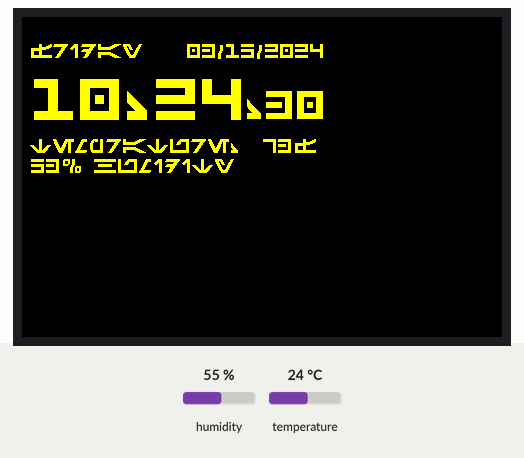
The sketch below on a simulated ESP32. Shown: 480×320 colour display. Inputs (shaded band) come from the test bench; at power-on: humidity 55 %, temperature 24 °C. The local clock reads 2024-03-15 10:24:30 at power-on unless the sketch sets it.

Above: at 0.5 s.
At 5.1 s:
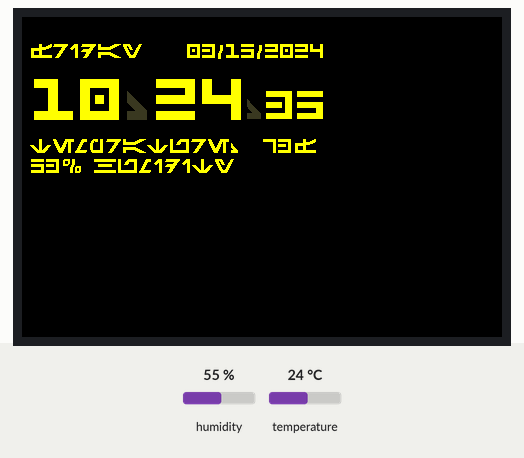
At 10.1 s:
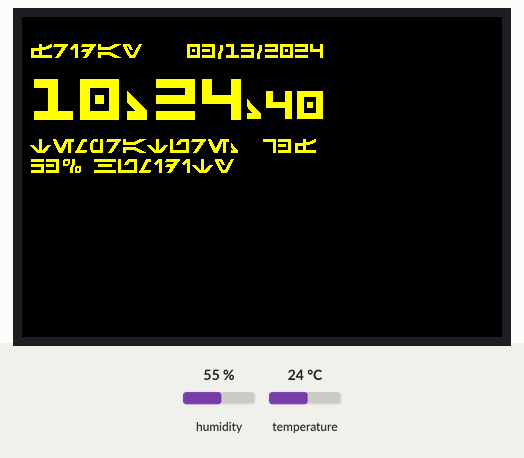
At 19.1 s:
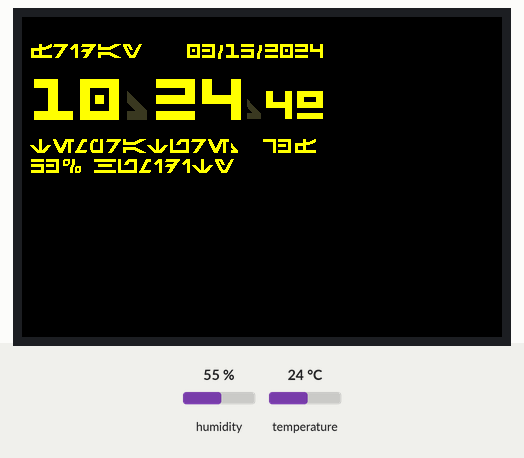
At 29.1 s:
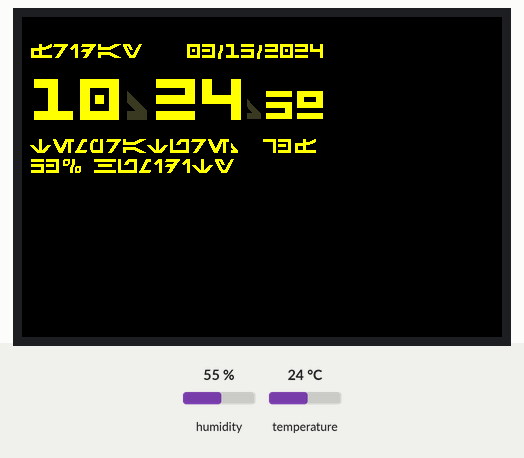
At 39.1 s:
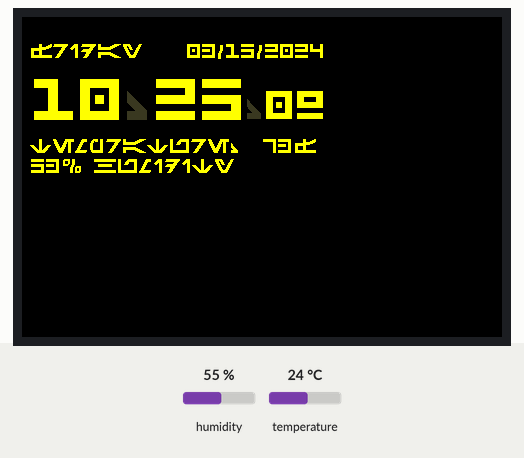

Measured:
- what the display in image 0 shows lasts 0.6 s, from 0.4 s to 1.0 s
- what the display in image 1 shows lasts 1.0 s, from 5.0 s to 6.0 s
- what the display in image 4 shows lasts 1.1 s, from 29.0 s to 30.1 s

The sketch:

Sith_clock.ino
```cpp
/*
 Based on clock sketch by Gilchrist 6/2/2014 1.0

A few colour codes:
Default color definitions
TFT_BLACK       0x0000      [   0,   0,   0 ]
TFT_NAVY        0x000F      [   0,   0, 128 ]
TFT_DARKGREEN   0x03E0      [   0, 128,   0 ]
TFT_DARKCYAN    0x03EF      [   0, 128, 128 ]
TFT_MAROON      0x7800      [ 128,   0,   0 ]
TFT_PURPLE      0x780F      [ 128,   0, 128 ]
TFT_OLIVE       0x7BE0      [ 128, 128,   0 ]
TFT_LIGHTGREY   0xD69A      [ 211, 211, 211 ]
TFT_DARKGREY    0x7BEF      [ 128, 128, 128 ]
TFT_BLUE        0x001F      [   0,   0, 255 ]
TFT_GREEN       0x07E0      [   0, 255,   0 ]
TFT_CYAN        0x07FF      [   0, 255, 255 ]
TFT_RED         0xF800      [ 255,   0,   0 ]
TFT_MAGENTA     0xF81F      [ 255,   0, 255 ]
TFT_YELLOW      0xFFE0      [ 255, 255,   0 ]
TFT_WHITE       0xFFFF      [ 255, 255, 255 ]
TFT_ORANGE      0xFDA0      [ 255, 180,   0 ]
TFT_GREENYELLOW 0xB7E0      [ 180, 255,   0 ]
TFT_PINK        0xFE19      [ 255, 192, 203 ] Lighter pink, was 0xFC9F
TFT_BROWN       0x9A60      [ 150,  75,   0 ]
TFT_GOLD        0xFEA0      [ 255, 215,   0 ]
TFT_SILVER      0xC618      [ 192, 192, 192 ]
TFT_SKYBLUE     0x867D      [ 135, 206, 235 ]
TFT_VIOLET      0x915C      [ 180,  46, 226 ]
*/

#include <TFT_eSPI.h>
#include <SPI.h>
#include "Wire.h"   // for I2C communication

// Adafruit Temprature & Humidity Sensor
#include "Adafruit_Si7021.h"

// Real Time Clock
#include "RTClib.h"

// Load Fonts being used
#include "AurebeshAF_Canon10pt7b.h"
#include "AurebeshAF_Canon20pt7b.h"
#include "AurebeshAF_Canon30pt7b.h"

// Define Custome colors
#define TFT_GREY 0x39C4

// Colors Used
uint16_t forground = TFT_YELLOW;
uint16_t background = TFT_BLACK;
uint16_t colon_off = TFT_GREY;

TFT_eSPI tft = TFT_eSPI();       // Invoke custom library

byte omm = 99, oss = 99, ohh = 99, pss = 99;
byte xcolon = 0, xsecs = 0;
unsigned int colour = 0;

RTC_PCF8523 rtc;

#define TEMPF_OFFSET  -1.3
#define HUMID_OFFSET  -2

char daysOfTheWeek[7][12] = {"Sunday", "Monday", "Tuesday", "Wednesday", "Thursday", "Friday", "Saturday"};
char spcdaysOfTheWeek[7][12] = {"Sunday   ", "Monday   ", "Tuesday  ", "Wednesday", "Thursday ", "Friday   ", "Saturday "};   // padding added so all days are same size

Adafruit_Si7021 sensor = Adafruit_Si7021();

// Declare variables to hold Temprature and Humidity
float humidity, temp_c, temp_f;

// Functions
void draw_date()
{
  // positioning of Date Line
  int dxpos = 8;
  int dypos = 25; // Top of Date String

    DateTime now = rtc.now();

  tft.setFreeFont(&AurebeshAF_Canon10pt7b);
  dxpos += tft.drawString(spcdaysOfTheWeek[now.dayOfTheWeek()], dxpos, dypos);
  dxpos += tft.drawChar(' ', dxpos, dypos);
  if (now.month() < 10) dxpos += tft.drawNumber(0, dxpos, dypos);
  dxpos += tft.drawNumber(now.month(), dxpos, dypos);
  dxpos += tft.drawChar('/', dxpos, dypos + 16);
  if (now.day() < 10) dxpos += tft.drawNumber(0, dxpos, dypos);
  dxpos += tft.drawNumber(now.day(), dxpos, dypos);
  dxpos += tft.drawChar('/', dxpos, dypos + 16);
  dxpos += tft.drawNumber(now.year(), dxpos, dypos);
}

void get_hum_temp()
{
    // Read the humidity from the sensor.
    humidity = sensor.readHumidity() + HUMID_OFFSET;

    // Read the temperature from the sensor.
    temp_c = sensor.readTemperature();

    // Calculate temperature from C
    temp_f = (((temp_c*9)/5)+32) + TEMPF_OFFSET;
}

void draw_enviro()
{
  // Positioning of Temp & Humid
  int txpos = 8;
  int typos = 120;
  int hxpos = 8;
  int hypos = 140;

  get_hum_temp();

  tft.setFreeFont(&AurebeshAF_Canon10pt7b);
  txpos =+ tft.drawString("Temprature:     °F", txpos, typos);  // ° not displaying but left in for positioning of Temp Calc

  // back up the txpos based on number of Digits
  if (temp_f > 99) {
    txpos = txpos - 62;
  } else if (temp_f > 9) {
    txpos = txpos - 46;
  } else {
    txpos = txpos - 30;
  }

  txpos =+ tft.drawNumber(temp_f, txpos, typos);

  hxpos =+ tft.drawNumber(humidity, hxpos, hypos);
  hxpos =+ tft.drawString("% Humidity", hxpos + 10, hypos);
}

void draw_time()
{
  // Update digital time
  int xpos = 8;
  int ypos = 57; // Top left corner ot clock text, about half way down
  int ysecs = ypos + 14;

    DateTime now = rtc.now();

  if (omm != now.minute()) { // Redraw hours and minutes time every minute
    omm = now.minute();

    tft.setFreeFont(&AurebeshAF_Canon30pt7b);
    // Draw hours and minutes
    if (now.hour() < 10) xpos += tft.drawNumber(0, xpos, ypos); // Add hours leading zero for 24 hr clock
    xpos += tft.drawNumber(now.hour(), xpos, ypos);             // Draw hours
    xcolon = xpos; // Save colon coord for later to flash on/off later
    xpos += tft.drawChar(':', xpos, ypos + 45);
    if (now.minute() < 10) xpos += tft.drawNumber(0, xpos, ypos); // Add minutes leading zero
    xpos += tft.drawNumber(now.minute(), xpos, ypos);             // Draw minutes

    xsecs = xpos; // Save seconds 'x' position for later display updates
  }

  if (oss != now.second()) { // Redraw seconds time every second
  oss = now.second();
  xpos = xsecs;

  if (now.second() % 2) { // Flash the colons on/off
    tft.setFreeFont(&AurebeshAF_Canon30pt7b);
    tft.setTextColor(colon_off, background);         // Set colour to grey to dim colon
    tft.drawChar(':', xcolon, ypos + 45);         // Hour:minute colon
    tft.setFreeFont(&AurebeshAF_Canon20pt7b);
    xpos += tft.drawChar(':', xsecs, ysecs + 30); // Seconds colon
    tft.setTextColor(forground, background);      // Set colour back to yellow
  }
  else {
    tft.setFreeFont(&AurebeshAF_Canon30pt7b);
    tft.drawChar(':', xcolon, ypos + 45);         // Hour:minute colon
    tft.setFreeFont(&AurebeshAF_Canon20pt7b);
    xpos += tft.drawChar(':', xsecs, ysecs + 30); // Seconds colon
  }

  tft.setFreeFont(&AurebeshAF_Canon20pt7b);
  //Draw seconds
  if (now.second() < 10) xpos += tft.drawNumber(0, xpos, ysecs); // Add leading zero
  tft.drawNumber(now.second(), xpos, ysecs);                     // Draw seconds
  }
}

void setup_tft(void) {
  tft.init();
  tft.setRotation(3);
  tft.fillScreen(background);

  tft.setTextSize(1);
  // tft.setTextColor(TFT_YELLOW, background);
  tft.setTextColor(forground, background);

  tft.setFreeFont(&AurebeshAF_Canon30pt7b);
}

void setup_sensors(void){
  //Setup SDA, SCL for RTC
  Wire.begin(43, 44);

  //Setup for Serial Console
  Serial.begin(57600);

  // Is the RTC Present?
  if (! rtc.begin()) {
    Serial.println("Couldn't find RTC");
    Serial.flush();
    while (1) delay(10);
  }

  if (! rtc.initialized() || rtc.lostPower()) {
    // When time needs to be set on a new device, or after a power loss, the
    // following line sets the RTC to the date & time this sketch was compiled
    rtc.adjust(DateTime(F(__DATE__), F(__TIME__)));

    // Note: allow 2 seconds after inserting battery or applying external power
    // without battery before calling adjust(). This gives the PCF8523's
    // crystal oscillator time to stabilize. If you call adjust() very quickly
    // after the RTC is powered, lostPower() may still return true.
  }

  // When the RTC was stopped and stays connected to the battery, it has
  // to be restarted by clearing the STOP bit. Let's do this to ensure
  // the RTC is running.
  rtc.start();

  // The PCF8523 can be calibrated for:
  //        - Aging adjustment
  //        - Temperature compensation
  //        - Accuracy tuning
  // The offset mode to use, once every two hours or once every minute.
  // The offset Offset value from -64 to +63. See the Application Note for calculation of offset values.
  // https://www.nxp.com/docs/en/application-note/AN11247.pdf
  // The deviation in parts per million can be calculated over a period of observation. Both the drift (which can be negative)
  // and the observation period must be in seconds. For accuracy the variation should be observed over about 1 week.
  // Note: any previous calibration should cancelled prior to any new observation period.
  // Example - RTC gaining 43 seconds in 1 week

  float drift = 0; // seconds plus or minus over oservation period - set to 0 to cancel previous calibration.
  float period_sec = (7 * 86400);  // total obsevation period in seconds (86400 = seconds in 1 day:  7 days = (7 * 86400) seconds )
  float deviation_ppm = (drift / period_sec * 1000000); //  deviation in parts per million (μs)
  float drift_unit = 4.34; // use with offset mode PCF8523_TwoHours

  // float drift_unit = 4.069; //For corrections every min the drift_unit is 4.069 ppm (use with offset mode PCF8523_OneMinute)

  int offset = round(deviation_ppm / drift_unit);

  // rtc.calibrate(PCF8523_TwoHours, offset); // Un-comment to perform calibration once drift (seconds) and observation period (seconds) are correct
  // rtc.calibrate(PCF8523_TwoHours, 0); // Un-comment to cancel previous calibration

  // Serial.print("Offset is "); Serial.println(offset); // Print to control offset
}

void display_Clock()
{
  DateTime now = rtc.now();

  if (pss != now.second())
  {
    pss = now.second();

    if (ohh != now.hour())
    {
      ohh = now.hour();
      draw_date();
    }

    if (omm != now.minute())
    {
      draw_enviro();
    }

    draw_time();
  }
}

void setup(void)
{
  setup_tft();
  setup_sensors();
}

void loop()
{
  display_Clock();
}
```

Source omitted: _Canon10pt7b.h (data table, 19399 bytes), _Canon20pt7b.h (data table, 60685 bytes), Canon30pt7b.h (data table, 126256 bytes)
